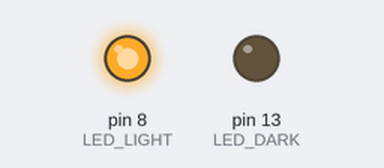
A sketch run on a simulated Arduino Uno, built with avr-gcc and run on an emulated ATmega328P. On the bench: output pins drawn as LEDs (lit = HIGH).

Above: at 0.15 s.
Timing chart, 0 to 1.6 s (numbered marks = the images above):
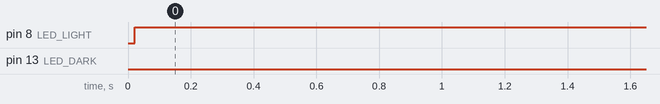

Measured:
- by itself, pin 8 (LED_LIGHT): LOW → HIGH at 0.02 s

The sketch:

compareLED.ino
```cpp
// compare LED and PWM with delay

const int LED_DARK = 13;   // 5% LED is connected to 13 pin.
const int LED_LIGHT = 8;  // 100% LED is connected to 8 pin.
const int TIME_ON = 1;   // milliseconds.
const int TIME_OFF = 20; // milliseconds.

void turnOnLED(int pin)
{
  digitalWrite(pin, HIGH);
}

void turnOffLED(int pin)
{
  digitalWrite(pin, LOW);
}


void setup()
{
  pinMode(LED_DARK, OUTPUT);
  pinMode(LED_LIGHT, OUTPUT);
}

void loop()
{
  turnOnLED(LED_DARK);
  delay(TIME_ON);
  turnOffLED(LED_DARK);
  delay(TIME_OFF);
  turnOnLED(LED_LIGHT);
}
```
